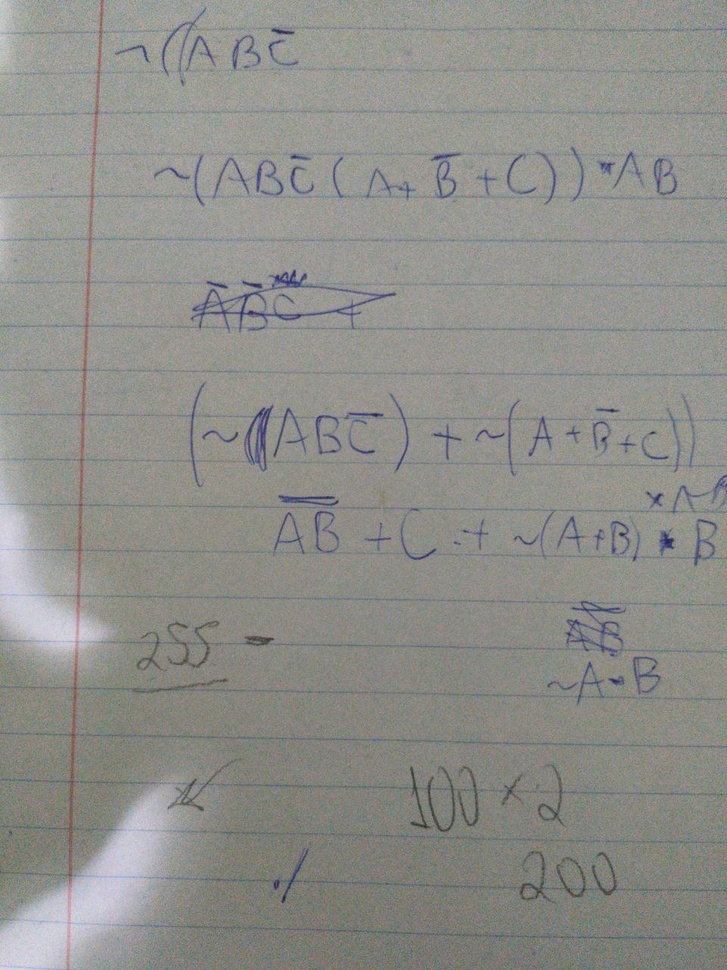
//> input picture semana02/foto1.jpg, 727 x 970 px, shrunk from 960 x 1280 before the run
$ ./main foto1.jpg   (built with g++ and OpenCV 4)
//> lines starting //> are read from the running program, lines starting //| are printed output that depends on the picture; after the words box and inside, x2 and y2 are one past the last pixel; in counts of white or black regions, pixels touching at a corner belong together
#include <opencv2/opencv.hpp>
#include <iostream>

using namespace cv;
using namespace std;
int main(int argc, char** argv){

    cout << argv[0];
    Mat img = imread(argv[1]);
//> img is the input picture: 970 rows x 727 cols, CV_8UC3; mean B, G, R 138.5, 143, 142.9


    Mat grayImg, binaryImg, blurredBinary;
    cvtColor(img, grayImg, CV_BGR2GRAY);


    Mat grayishImg(grayImg.rows, grayImg.cols, CV_8UC1, 255);
    // [4 lines of commented-out code are left out]
    threshold(grayImg, binaryImg, 125, 255, THRESH_BINARY);
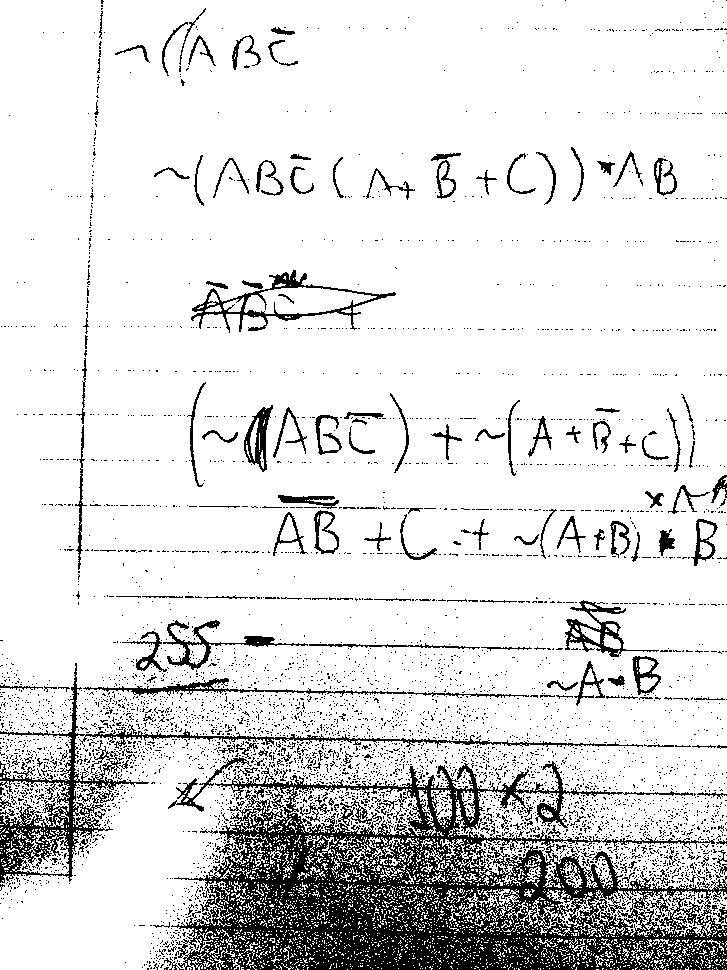
//> binaryImg: 970 rows x 727 cols, CV_8UC1; 86.5% white; 5098 black regions (4917 under 20 px), largest, box (x1, y1, x2, y2) and area: (171, 761, 727, 970) 52759, (0, 663, 643, 883) 7372, (191, 270, 396, 333) 1949


    // adaptiveThreshold(grayImg, binaryImg, 255, ADAPTIVE_THRESH_MEAN_C, THRESH_BINARY, 9, 7);
    adaptiveThreshold(grayImg, binaryImg, 255, ADAPTIVE_THRESH_MEAN_C, THRESH_BINARY, 11, 12);
    medianBlur(binaryImg, binaryImg, 3);
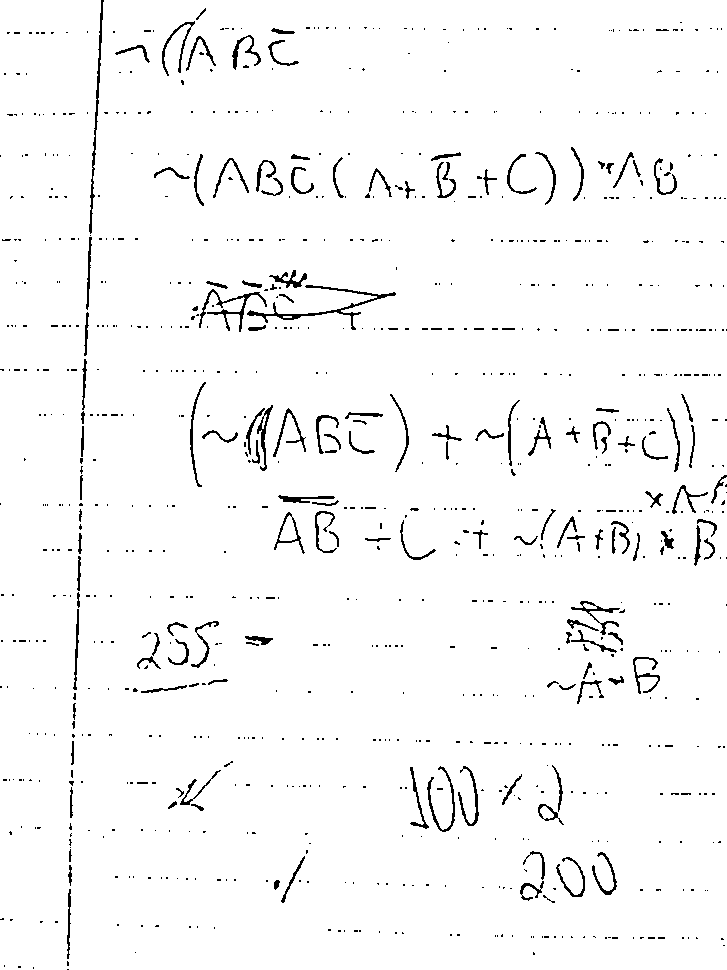
//> binaryImg: 970 rows x 727 cols, CV_8UC1; 97% white; black in thin lines or dots

    imshow("imagem normal", img);
    imshow("imagem binarizada", binaryImg);
    waitKey();
    return 0;
//> (the program exits here)

$ run again, on semana02/foto3.jpg
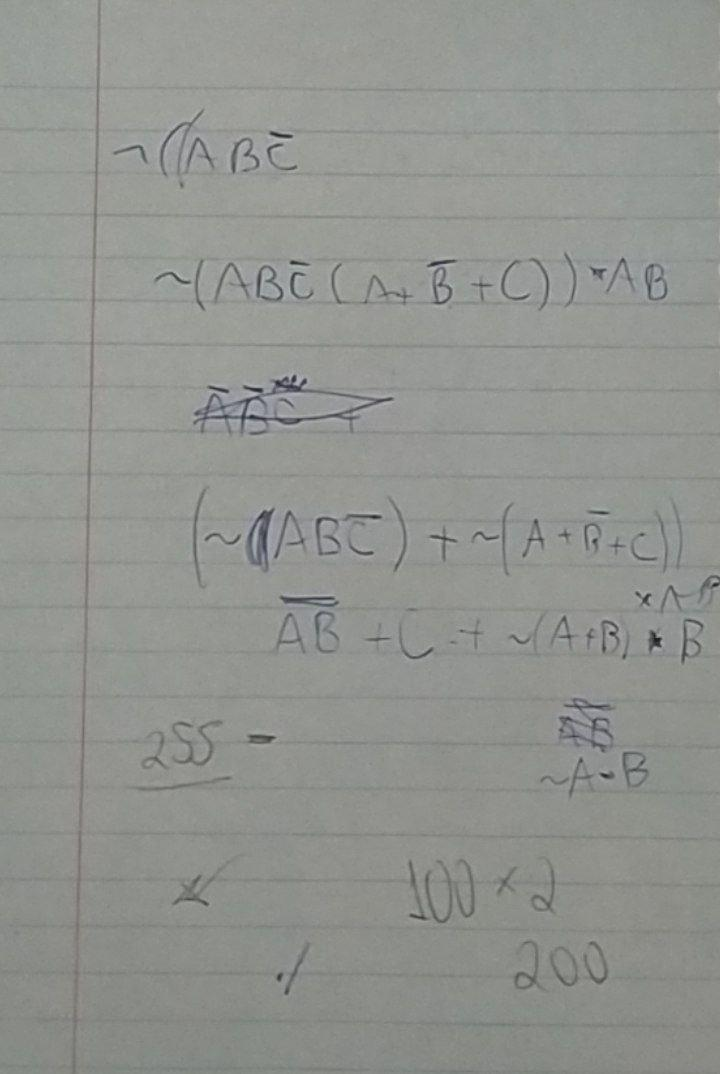
//> input picture semana02/foto3.jpg, 720 x 1074 px
//> img is the input picture: 1074 rows x 720 cols, CV_8UC3; mean B, G, R 143.7, 148.1, 145.8
//> `threshold(grayImg, binaryImg, 125, 255, THRESH_BINARY);`:
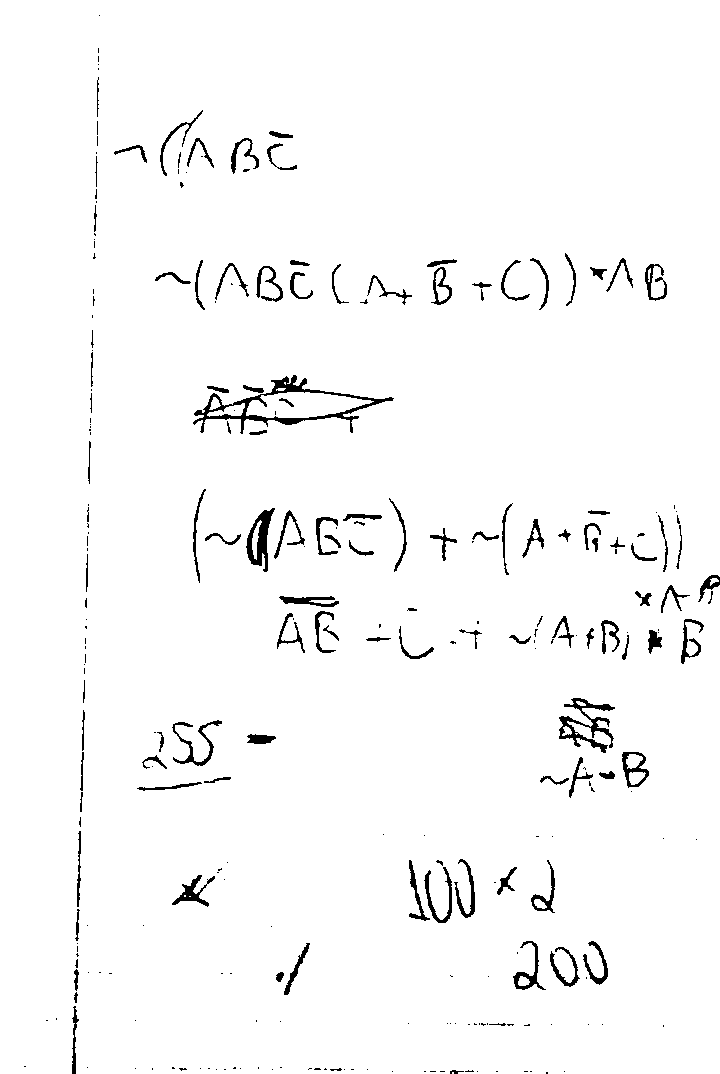
//> binaryImg: 1074 rows x 720 cols, CV_8UC1; 97.4% white; 271 black regions (155 under 20 px), largest, box (x1, y1, x2, y2) and area: (193, 375, 394, 434) 1910, (559, 698, 615, 753) 979, (246, 508, 275, 572) 787
//> `medianBlur(binaryImg, binaryImg, 3);`:
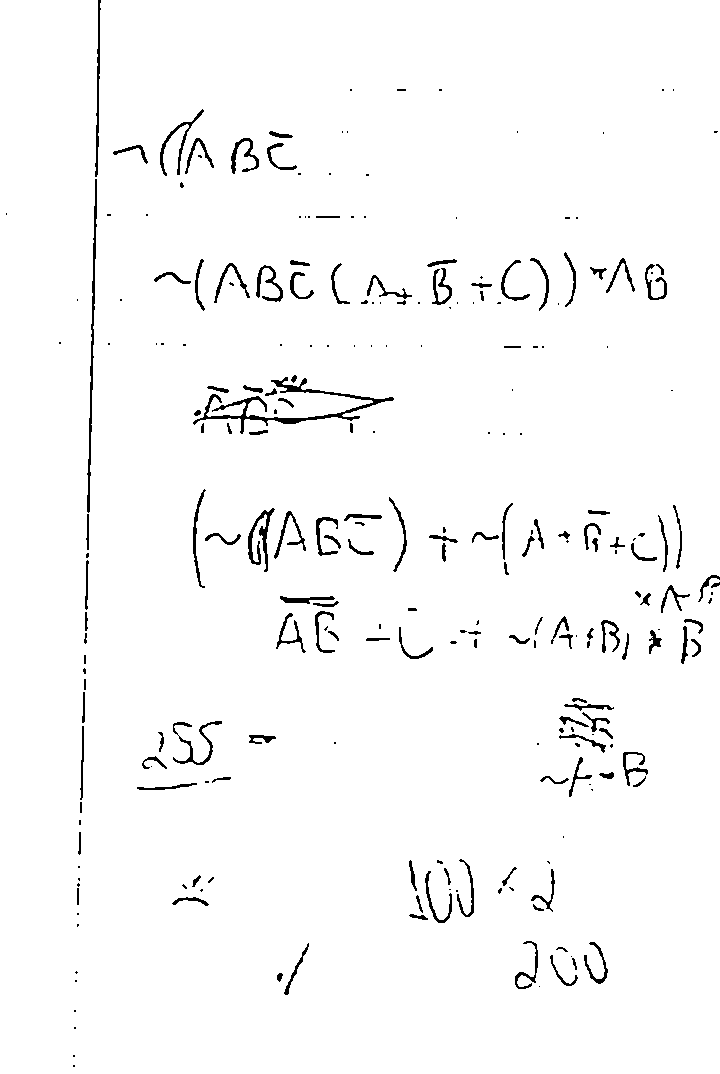
//> binaryImg: 1074 rows x 720 cols, CV_8UC1; 97.6% white; 254 black regions (117 under 20 px), largest, box (x1, y1, x2, y2) and area: (193, 377, 394, 434) 1563, (87, 179, 97, 513) 797, (248, 508, 275, 572) 535

$ run again, on semana02/foto4.jpg
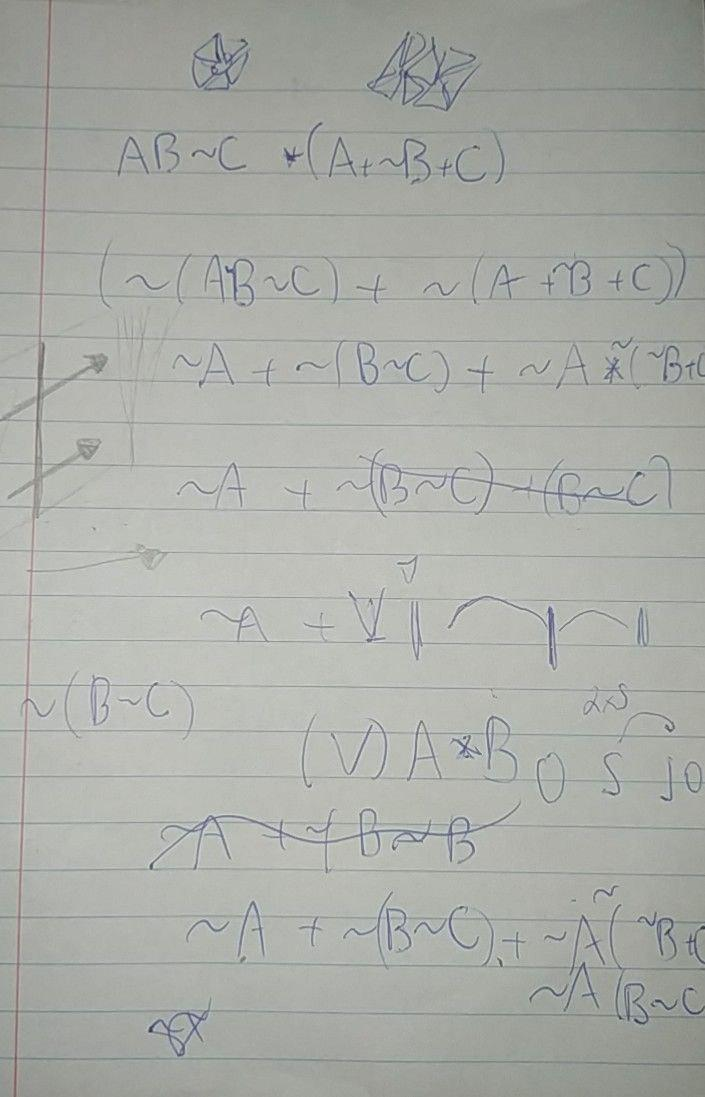
//> input picture semana02/foto4.jpg, 705 x 1097 px
//> img is the input picture: 1097 rows x 705 cols, CV_8UC3; mean B, G, R 167.5, 172.6, 170.1
//> `threshold(grayImg, binaryImg, 125, 255, THRESH_BINARY);`:
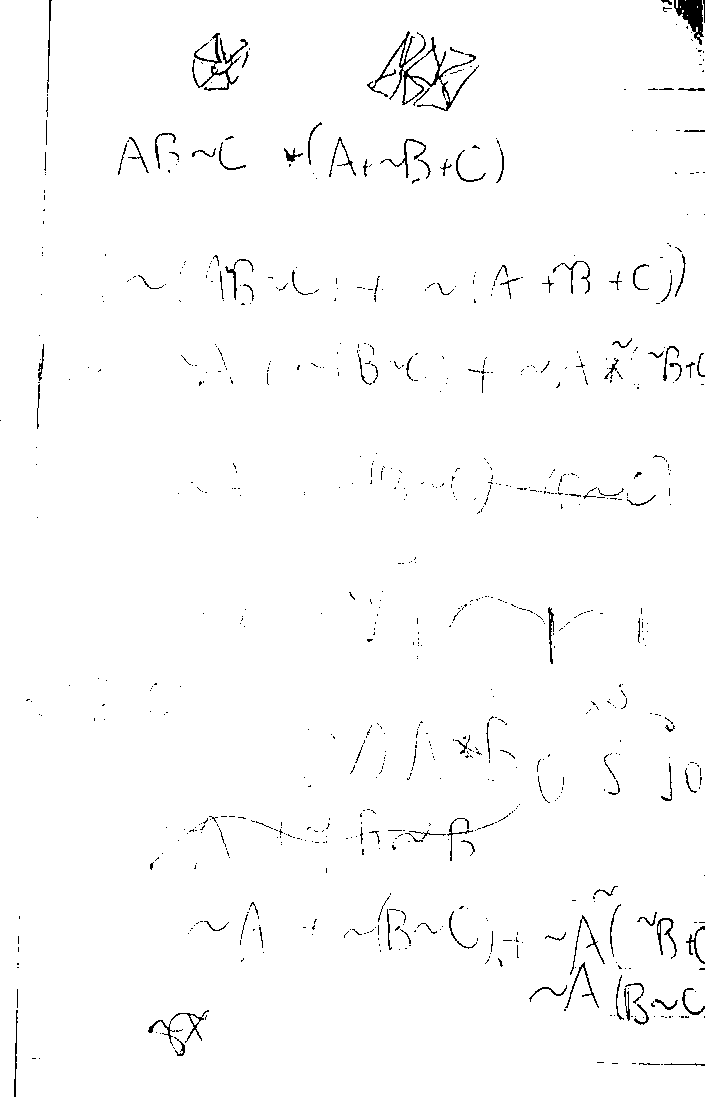
//> binaryImg: 1097 rows x 705 cols, CV_8UC1; 98.5% white; black in thin lines or dots
//> `medianBlur(binaryImg, binaryImg, 3);`:
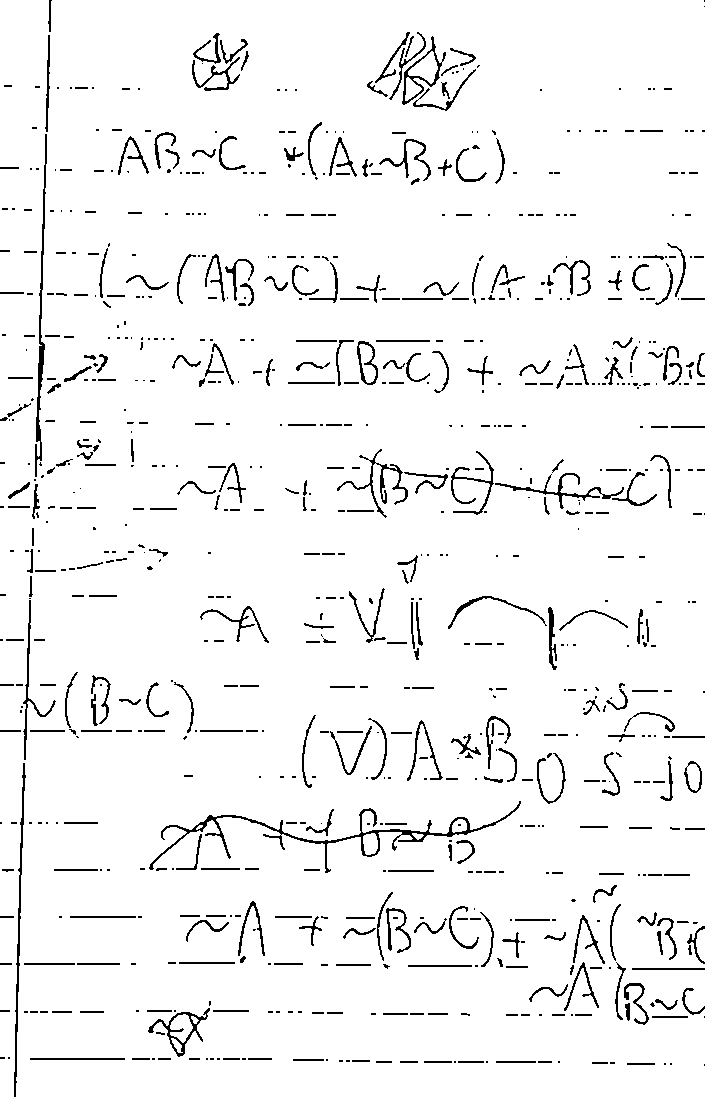
//> binaryImg: 1097 rows x 705 cols, CV_8UC1; 95.2% white; black in thin lines or dots
